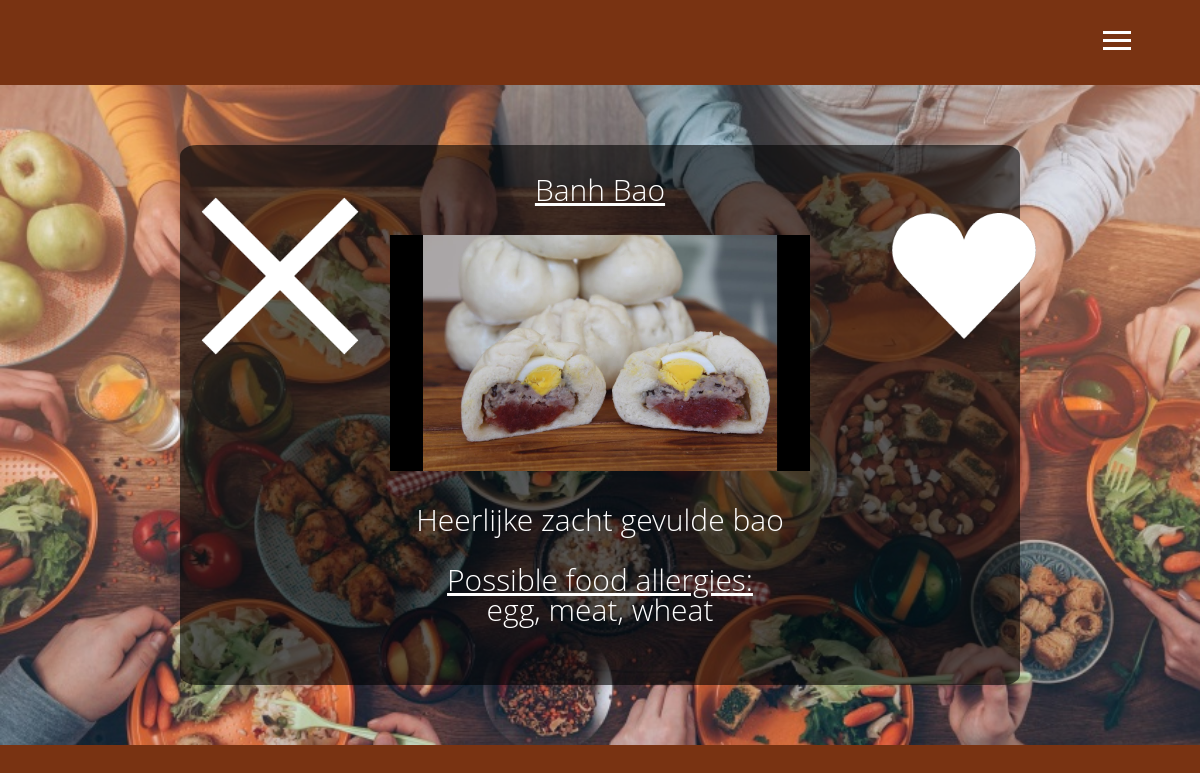
Screenshot of / (signed in) with the database file from the repository.
### tables this page shows
CREATE TABLE 'recipes' ('id' integer,'imageid' text, 'title' text, 'bio' text,'corn' boolean, 'egg' boolean, 'fish' boolean, 'meat' boolean, 'milk' boolean, 'peanut' boolean, 'shellfish' boolean, 'soy' boolean,'tree nut' boolean, 'wheat' boolean, 'FPIES' boolean);

### application.py (the view)
@app.route("/", methods=["GET", "POST"])
@login_required
def index():
    id = session["user_id"]
    if request.method == "POST":
        likedid = session["likedid"]
        if request.form["like"] == "like":
            db.execute("INSERT INTO like(currentid, likedid) VALUES(:currentid, :likedid)", currentid=id, likedid=likedid)
            matches = check_matches(id)
            if likedid in matches:
                return redirect(url_for("matches"))
            else:
                return redirect(url_for("index"))
        elif request.form["like"] == "dislike":
            return redirect(url_for("index"))
    else:
        recipe_check = db.execute("SELECT * FROM recipes WHERE id=:id", id=id)
        if not recipe_check:
            return redirect(url_for("recipe"))
        users = db.execute("SELECT id FROM recipes WHERE id!=:id", id=id)
        userlist = [int(user) for user in re.findall('\d+', str(users))]
        matches = check_matches(id)
        liked = check_liked(id)
        [userlist.remove(match) for match in matches if match in userlist]
        [userlist.remove(match) for match in session["already"] if match in userlist]
        [userlist.remove(match) for match in liked if match in userlist]
        if userlist == []:
            return(redirect(url_for("matches")))
        gerecht = []
        while gerecht == []:
            user = random.choice(userlist)
            gerecht = db.execute("SELECT * FROM recipes WHERE id=:id", id=user)
            if user not in session["already"]:
                session["already"].append(user)
        imageid = gerecht[0]["imageid"]
        title = gerecht[0]["title"]
        bio = gerecht[0]["bio"]
        tags = [tag for tag in gerecht[0] if gerecht[0][tag]==1]
        tags = ", ".join(tags)
        if not tags:
            tags = "None"
        session["likedid"] = user
        return render_template("index.html", imageid=imageid, title=title, bio=bio, tags=tags)

### helpers.py (called while the page is built)
def login_required(f):
    @wraps(f)
    def decorated_function(*args, **kwargs):
        if session.get("user_id") is None:
            return redirect("/login")
        return f(*args, **kwargs)
    return decorated_function

def check_matches(user_id):
    matchlist = []
    matches = db.execute("SELECT likedid FROM like WHERE currentid=:id", id=user_id)
    matches = [int(user) for user in re.findall('\d+', str(matches))]
    for id in matches:
        match2 = db.execute("SELECT likedid FROM like WHERE currentid=:id", id=id)
        match2 = [int(user) for user in re.findall('\d+', str(match2))]
        if user_id in match2 and id != user_id:
            matchlist.append(id)
    return set(matchlist)

def check_liked(user_id):
    likelist = []
    matches = db.execute("SELECT likedid FROM like WHERE currentid=:id", id=user_id)
    matches = [int(user) for user in re.findall('\d+', str(matches))]
    for id in matches:
        if id != user_id:
            likelist.append(id)
    return set(likelist)

### templates/index.html (shortened to what this page needs)
{% extends "layout.html" %}
{% block main %}
<h_index><br><br>
	<div class="index_screen"><br>
		<p><b><u>{{ title }}</u></b></p><br>
		<img class="responsivephoto"src="/{{ imageid }}"><br><br>
		<p>{{ bio }}<br><br>
		<u>Possible food allergies:</u><br>
		{{ tags }}</p><br><br>
	</div>
	<form action="{{ url_for('index') }}" method="post">
		<fieldset>
			<div class="container-left">
			  <button id="left" name="like" type="submit" value="dislike"></button>
			</div>
		</fieldset>
	</form>
	<form action="{{ url_for('index') }}" method="post">
		<fieldset>
			<div class="container-right">
			  <button id="right" name="like" type="submit" value="like"></button>
			</div>
		</fieldset>
	</form><br><br>
</h_index>
{% endblock %}

### static/style.css (style rules this page uses)
*, *::after, *::before { box-sizing: border-box; }
html { font-size: 62.5%; }
body { font-size: 1.6rem; font-family: "Open Sans", sans-serif; background-color: rgb(121, 51, 18); }
main h_index { height:100%; width:100%; text-align: center; font-size:30px; font-weight: 300; color: #ffffff; background: url("background_index.jpg") ; background-size:cover; background-repeat:no-repeat; display:table; margin-top:5px; margin-bottom:5px; -webkit-font-smoothing: antialiased; -moz-osx-font-smoothing: grayscale; }
.index_screen { background: rgb(0, 0, 0,0.59); text-align: center; min-width:180px; width:70vw; height:auto; margin:auto; border-radius:2%; }
.responsivephoto { width:35vw; height:auto; display:inline; }

### static/buttons.css (style rules this page uses)
form .container-right #right { background: url('img/right.png') no-repeat center center; -webkit-background-size: 100% auto; -moz-background-size: 100% auto; -ms-background-size: 100% auto; -o-background-size: 100% auto; background-size: 100% auto; width: 200px; height: 250px; border: none; color: transparent; font-size: 0; }
form .container-left #left { background: url('img/left.png') no-repeat center center; -webkit-background-size: 100% auto; -moz-background-size: 100% auto; -ms-background-size: 100% auto; -o-background-size: 100% auto; background-size: 100% auto; width: 200px; height: 250px; border: none; color: transparent; font-size: 0; }
.container-right { position: absolute; top: 10%; left: 72%; right: 15%; }
.container-left { position: absolute; top: 10%; left: 15%; right: 83%; }
#right { cursor:pointer; position: relative; display: inline-block; border-bottom: 1px dotted black; }
#left { cursor:pointer; position: relative; display: inline-block; border-bottom: 1px dotted black; }

### rows the page displays
recipes: title "Banh Bao", imageid (picture), bio "Heerlijke zacht gevulde bao"

### other values shown
{{ tags }} "egg, meat, wheat"
